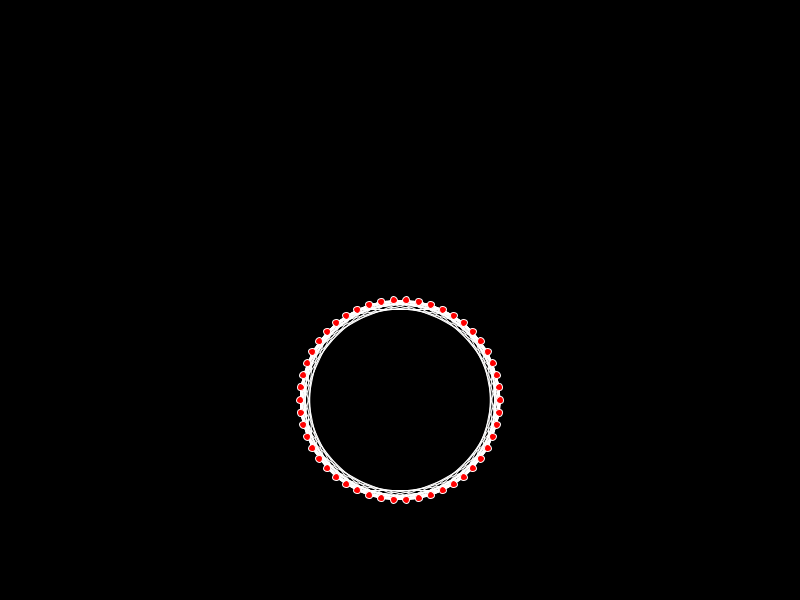
Frame 1 (no input)
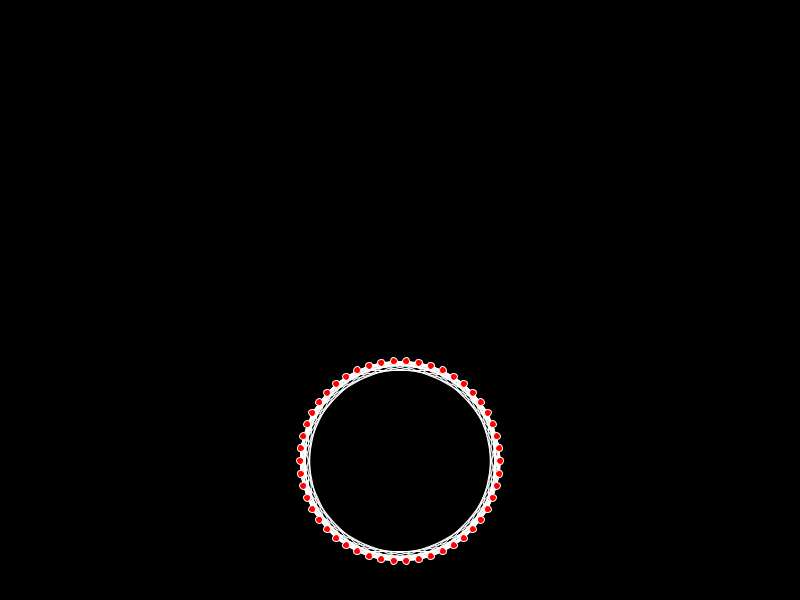
Frame 60 (the mouse pressed at the canvas centre just before this capture)
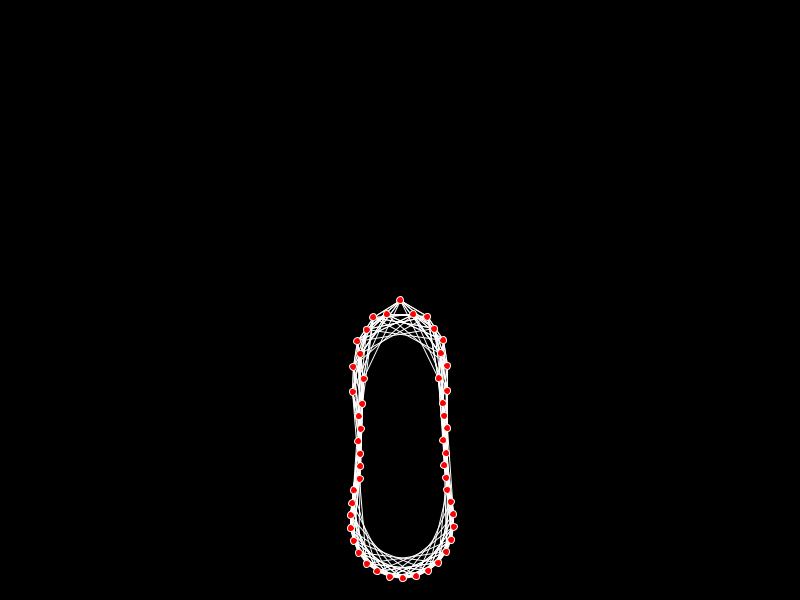
Frame 120 (the mouse held since frame 60 and released just before this capture)

The Processing sketch that drew these frames (run headless with seeded random() and noise(); from frame 60 on, the mouse is pressed at the canvas centre):

// Processing sketch: connected_springs
// ── connected_springs.pde
ArrayList<Particle> myParticles;
ArrayList<Spring> mySprings;
 
void setup() {
  size(800, 600);
  myParticles = new ArrayList<Particle>();
 
  int nPoints = 50;
  float radius = 100;
  for (int i=0; i<nPoints; i++) {
    float t = (float)i/nPoints * TWO_PI;
    float rx = width/2 + radius * cos(t);
    float ry = width/2 + radius * sin(t);
    myParticles.add( new Particle(rx, ry));
  }
 
 
  // stitch the particles together into a blob.
  mySprings = new ArrayList<Spring>();
  for (int i=0; i<(nPoints/2); i++) {
    Particle p = myParticles.get(i);
    Particle q = myParticles.get((i+1)%nPoints);
    Spring s0 = new Spring (p, q);
    mySprings.add (s0);
  }

  int connections[] = {-7,-5,-3,-2,2,3,5,7};
  for (int j=1; j<connections.length; j++) {
    for (int i=0; i<nPoints; i++) {
      Particle p = myParticles.get(i);
      Particle q = myParticles.get((nPoints + i + connections[j])%nPoints);
      Spring s0 = new Spring (p, q);
      mySprings.add (s0);
    }
  }
   
}
 
int whichPointIsGrabbed = -1;
void mousePressed() {
  // find the closest particle
  float maxDist = 9999;
  for (int i=0; i<myParticles.size(); i++) {
    float dx = mouseX - myParticles.get(i).px;
    float dy = mouseY - myParticles.get(i).py;
    float dh = sqrt(dx*dx + dy*dy);
    if (dh < maxDist) {
      maxDist = dh;
      whichPointIsGrabbed = i;
    }
  }
}
 
 
void draw() {
  background (0);
 
  float gravityForceX = 0;
  float gravityForceY = 0.1;
 
  // update the particles
  for (int i=0; i<myParticles.size(); i++) {
    myParticles.get(i).bPeriodicBoundaries = false;
    myParticles.get(i).update(); // update all locations
  }
 
  if (mousePressed) {
    myParticles.get(whichPointIsGrabbed).px = mouseX;
    myParticles.get(whichPointIsGrabbed).py = mouseY;
  }
  for (int i=0; i<myParticles.size(); i++) {
    myParticles.get(i).addForce(gravityForceX, gravityForceY);
  }
   
  // update the springs
  for (int i=0; i<mySprings.size(); i++) {
    mySprings.get(i).update(); // draw all springs
  }
   
 
  // Render the springs and particles
  for (int i=0; i<mySprings.size(); i++) {
    mySprings.get(i).render(); // draw all springs
  }
  for (int i=0; i<myParticles.size(); i++) {
    myParticles.get(i).render(); // draw all particles
  }
}
// ── particle.pde
//==========================================================
class Particle {
  float px;
  float py;
  float vx;
  float vy;
  float damping;
  float mass;
  boolean bLimitVelocities = true;
  boolean bPeriodicBoundaries = false;
 
  // Constructor for the Particle
  Particle (float x, float y) {
    px = x;
    py = y;
    vx = vy = 0;
    damping = 0.93;
    mass = 1.0;
  }
 
  // Add a force in. One step of Euler integration.
  void addForce (float fx, float fy) {
    float ax = fx / mass;
    float ay = fy / mass;
    vx += ax;
    vy += ay;
  }
 
  // Update the position. Another step of Euler integration.
  void update() {
    vx *= damping;
    vy *= damping;
    limitVelocities();
    handleBoundaries();
    px += vx;
    py += vy;
  }
 
 
  void limitVelocities() {
    if (bLimitVelocities) {
      float speed = sqrt(vx*vx + vy*vy);
      float maxSpeed = 6.0;
      if (speed > maxSpeed) {
        vx *= maxSpeed/speed;
        vy *= maxSpeed/speed;
      }
    }
  }
 
  void handleBoundaries() {
    if (bPeriodicBoundaries) {
      if (px > width ) px -= width;
      if (px < 0     ) px += width;
      if (py > height) py -= height;
      if (py < 0     ) py += height;
    }
    else {
      if (px+vx > width ) {
        vx = -vx;
        px = min(px, width);
      }
      if (px+vx < 0     ) {
        vx = -vx;
        px = max(px, 0);
      }
      if (py+vy > height) {
        vy = -vy;
        py = min(py, height);
      }
      if (py+vy < 0     ) {
        vy = -vy;
        py = max(py, 0);
      }
    }
  }
 
  void render() {
    fill(255,0,0);
    ellipse(px, py, 7, 7);
  }
}
// ── springs.pde
//==========================================================
class Spring {
  Particle p;
  Particle q;
  float restLength;
  float springConstant;
 
  Spring (Particle p1, Particle p2) {
    p = p1;
    q = p2;
 
    float dx = p.px - q.px;
    float dy = p.py - q.py;
    restLength = sqrt(dx*dx + dy*dy);
    springConstant = 0.1;
  }
 
  void update() {
    float dx = p.px - q.px;
    float dy = p.py - q.py;
    float dh = sqrt(dx*dx + dy*dy);
 
    if (dh > 1) {
      float distention = dh - restLength;
      float restorativeForce = springConstant * distention; // F = -kx
      float fx = (dx/dh) * restorativeForce;
      float fy = (dy/dh) * restorativeForce;
      p.addForce (-fx, -fy);
      q.addForce ( fx, fy);
    }
  }
 
  void render() {
    stroke(255);
    line(p.px, p.py, q.px, q.py);
  }
}
